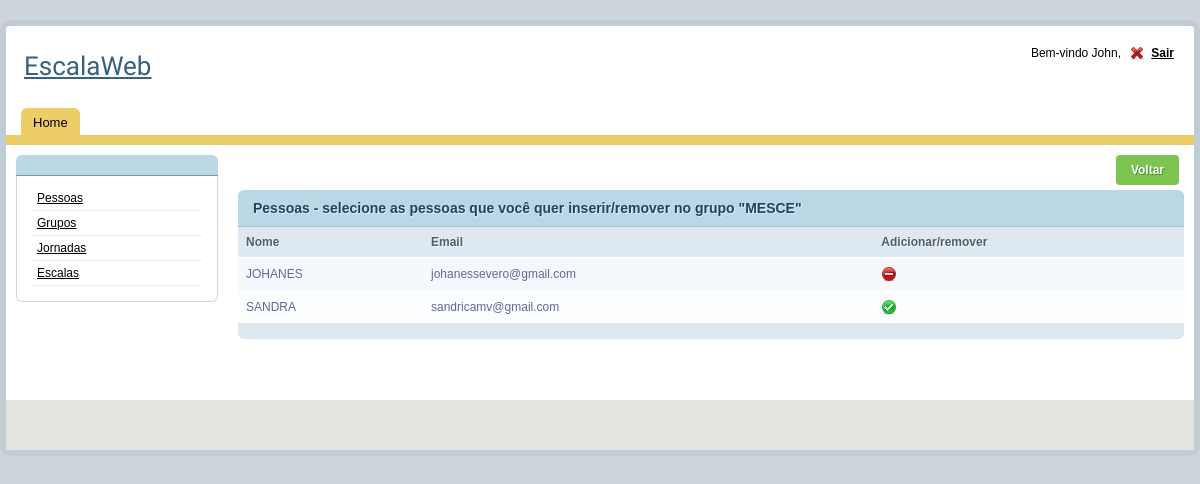
/grupo/grupo_pessoa.php?grupo_id=1, run on the app's committed database.
### tables this page shows
CREATE TABLE IF NOT EXISTS `grupo` (
  `id` INT NOT NULL AUTO_INCREMENT,
  `nome` VARCHAR(45) NULL,
  `coordenador_id` INT NOT NULL,
  PRIMARY KEY (`id`, `coordenador_id`),
  INDEX `fk_grupo_coordenador` (`coordenador_id` ASC),
  CONSTRAINT `fk_grupo_coordenador`
    FOREIGN KEY (`coordenador_id`)
    REFERENCES `coordenador` (`id`)
    ON DELETE NO ACTION
    ON UPDATE NO ACTION);

CREATE TABLE IF NOT EXISTS `pessoa` (
  `id` INT NOT NULL AUTO_INCREMENT,
  `nome` VARCHAR(100) NOT NULL,
  `email` VARCHAR(100) NOT NULL,
  `coordenador_id` INT NOT NULL,
  PRIMARY KEY (`id`, `coordenador_id`),
  INDEX `fk_pessoa_coordenador` (`coordenador_id` ASC),
  CONSTRAINT `fk_pessoa_coordenador`
    FOREIGN KEY (`coordenador_id`)
    REFERENCES `coordenador` (`id`)
    ON DELETE NO ACTION
    ON UPDATE NO ACTION);

### util/bd_util.php (called while the page is built, shortened)
<?php
function get_conexao() {
	$endereco = "127.0.0.1";
	$usuario = "root";
	$senha = "root";
	$nome_banco = "escala_web";
	$conexao = mysqli_connect ( $endereco, $usuario, $senha, $nome_banco );
	return $conexao;
}
?>

### pessoa/pessoa_bd.php (called while the page is built, shortened)
<?php
function get_pessoas() {
	$sql = "select * from pessoa"." where coordenador_id = " .$_SESSION["coordenador_id"];
	$resultado = mysqli_query ( get_conexao (), $sql );
	$pessoas = array ();
	while ( $pessoa = mysqli_fetch_assoc ( $resultado ) ) {
		$pessoas [] = $pessoa;
	}
	return $pessoas;
}
?>

### grupo/grupo_bd.php (called while the page is built, shortened)
<?php
function get_grupo_por_id($id) {
	$sql = "select * from grupo where id = " . $id . " and coordenador_id = " . $_SESSION["coordenador_id"];
	$resultado = mysqli_query ( get_conexao (), $sql );
	$grupos = array ();
	while ( $grupo = mysqli_fetch_assoc ( $resultado ) ) {
		$grupos [] = $grupo;
	}
	return $grupos [0];
}
function get_pessoa_grupo($pessoa_id, $grupo_id) {
	$sql = "select * from pessoa inner join pessoa_grupo";
	$sql .= " on pessoa.id = pessoa_grupo.pessoa_id where pessoa_grupo.grupo_id = " . $grupo_id;
	$sql .= " and pessoa_grupo.pessoa_id = " . $pessoa_id;
	$resultado = mysqli_query ( get_conexao (), $sql );
	$pessoas = array ();
	while ( $pessoa = mysqli_fetch_assoc ( $resultado ) ) {
		$pessoas [] = $pessoa;
	}
	if (count ( $pessoas ) > 0)
		return $pessoas[0];
	else
		return $pessoas;
}
?>

### grupo/grupo_pessoa.php (the view, shortened to what this page needs)
<?php
include "../template/header.php";
include "grupo_bd.php";
include "../pessoa/pessoa_bd.php";
?>
<?php
$grupo = get_grupo_por_id ( $_GET ["grupo_id"] );
listar_pessoas ( $grupo );
?>
<?php
function listar_pessoas($grupo) {
	$pessoas = get_pessoas ();
	echo "<form action = 'grupo_cadastro.php' method = 'GET'>";
	echo "<input type='submit' class = 'form_submit' value = 'Voltar' title = 'clique para voltar'/>";
	echo "</form>";
	if (count ( $pessoas ) > 0) {
		echo "<h2>Pessoas - selecione as pessoas que você quer inserir/remover no grupo \"" . $grupo ["nome"] . "\" </h2>";
		echo "<table id='rounded-corner'>";
		echo "<thead>";
		echo "<tr>";
		echo "<th>Nome</th>";
		echo "<th>Email</th>";
		echo "<th></th>";
		echo "<th>Adicionar/remover</th>";
		echo "</tr>";
		echo "</thead>";
		echo "<tfoot>";
		echo "<tr>";
		echo "<td colspan='12'></td>";
		echo "</tr>";
		echo "</tfoot>";
		echo "<tbody>";
		$cont = 0;
		foreach ( $pessoas as $pessoa ) {
			if ($cont ++ % 2 == 0)
				echo "<tr class='odd'>";
			else
				echo "<tr class='even'>";
			echo "<td>" . $pessoa ["nome"] . "</td>";
			echo "<td>" . $pessoa ["email"] . "</td>";
			echo "<td>" . "<input type = 'hidden' value = " . "adicionar_pessoas" . "/>" . "</td>";
			echo "<td>";
			if (! empty ( get_pessoa_grupo ( $pessoa ["id"], $grupo ["id"] ) )) {
				echo "<a href = 'grupo_pessoa.php?grupo_id=" . $grupo ["id"] . "&pessoa_id=" . $pessoa ["id"] . "&excluir_pessoa=1'><img src = '../resources/img/minus-circle.gif'></a>";
			} else {
				echo "<a href = 'grupo_pessoa.php?grupo_id=" . $grupo ["id"] . "&pessoa_id=" . $pessoa ["id"] . "&adicionar_pessoa=1'><img src = '../resources/img/tick-circle.gif'></a>";
			}
			echo "</td>";
			echo "</tr>";
		}
		echo "</tbody></table>";
	}
}
include "../template/footer.php";
?>

### resources/css/style.css (style rules this page uses)
body { background-color: #ccd6da; font-family: Arial, Helvetica, sans-serif; padding: 0; margin: 0; font-size: 12px; color: #000; }
a { color: #0291d4; }
#right_content h2 { background-color: #bad7e6; margin: 0px; clear: both; -moz-border-radius-topleft: 6px; -webkit-border-top-left-radius: 6px; -khtml-border-top-left-radius: 6px; border-top-left-radius: 6px; -moz-border-radius-topright: 6px; -webkit-border-top-right-radius: 6px; -khtml-border-top-right-radius: 6px; border-top-right-radius: 6px; color: #22425e; font-size: 14px; font-weight: bold; padding: 10px 0 10px 15px; text-shadow: 1px 1px #DCEEF7; border-bottom: 1px #ABC7D6 solid; }
#rounded-corner { margin: 0px; width: 100%; text-align: left; border-collapse: collapse; }
#rounded-corner th { padding: 8px; font-weight: bold; font-size: 12px; color: #535E66; background: #dde8f0; text-shadow: 1px 1px #F2F8FC; }
#rounded-corner tr.odd td { padding: 8px; background: #f4f9fd; border-top: 1px solid #fff; color: #669; }
#rounded-corner tr.even td { padding: 8px; background: #fcfdfe; border-top: 1px solid #fff; color: #669; }
#rounded-corner tfoot td { background: #dde8f0; font-size: 11px; padding: 8px 8px 8px 15px; -moz-border-radius-bottomleft: 6px; -webkit-border-bottom-left-radius: 6px; -khtml-border-bottom-left-radius: 6px; border-bottom-left-radius: 6px; -moz-border-radius-bottomright: 6px; -webkit-border-bottom-right-radius: 6px; -khtml-border-bottom-right-radius: 6px; border-bottom-right-radius: 6px; }
input.form_submit { float: right; clear: both; margin: 0px 5px 5px 0px; color: #fff; background: #7dc44e; -moz-border-radius: 4px; -webkit-border-radius: 4px; border-radius: 4px; font-family: arial; font-size: 12px; font-weight: bold; padding: 8px 15px; text-align: center; cursor: pointer; border: none; text-shadow: 1px 1px #4c9021; }

### data on the page
grupo: nome "MESCE"
pessoa: nome "JOHANES", email "johanessevero@gmail.com"
pessoa: nome "SANDRA", email "sandricamv@gmail.com"
